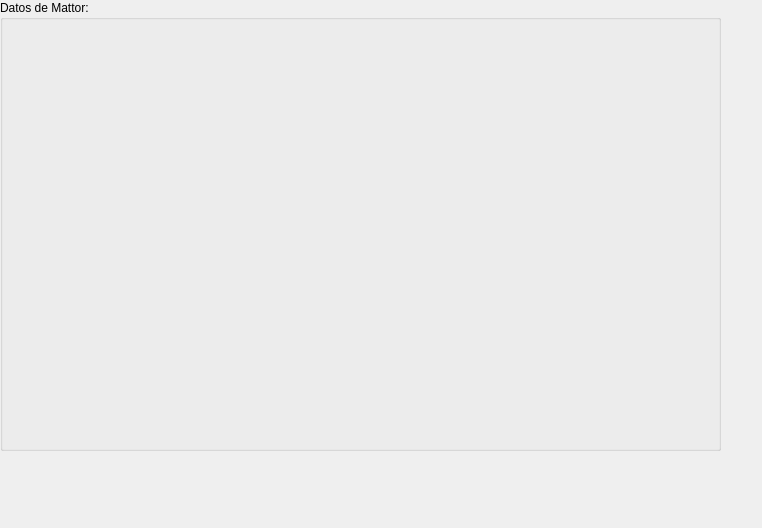
<?xml version="1.0" encoding="UTF-8"?>
<ui version="4.0">
 <class>v_visualizacion</class>
 <widget class="QDialog" name="v_visualizacion">
  <property name="geometry">
   <rect>
    <x>0</x>
    <y>0</y>
    <width>762</width>
    <height>528</height>
   </rect>
  </property>
  <property name="windowTitle">
   <string>Mattor :: Previsualización</string>
  </property>
  <widget class="QGroupBox" name="groupBox">
   <property name="geometry">
    <rect>
     <x>0</x>
     <y>0</y>
     <width>721</width>
     <height>451</height>
    </rect>
   </property>
   <property name="title">
    <string>Datos de Mattor:</string>
   </property>
   <widget class="QLabel" name="l_visual">
    <property name="geometry">
     <rect>
      <x>10</x>
      <y>30</y>
      <width>681</width>
      <height>391</height>
     </rect>
    </property>
    <property name="text">
     <string/>
    </property>
    <property name="alignment">
     <set>Qt::AlignLeading|Qt::AlignLeft|Qt::AlignTop</set>
    </property>
   </widget>
  </widget>
 </widget>
 <resources/>
 <connections/>
</ui>
